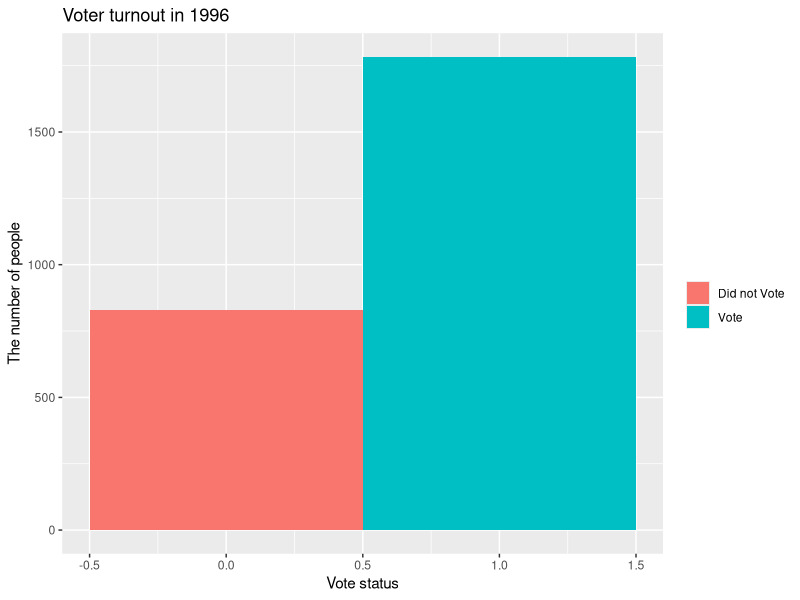
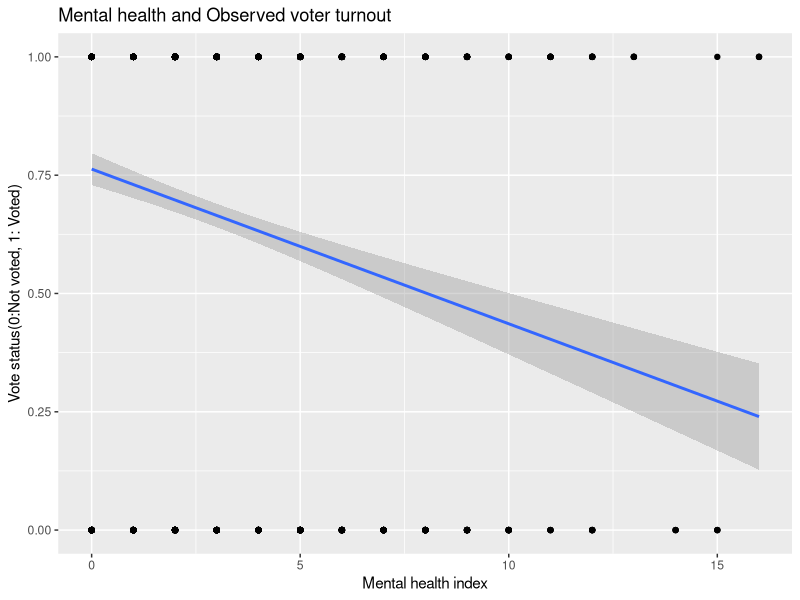
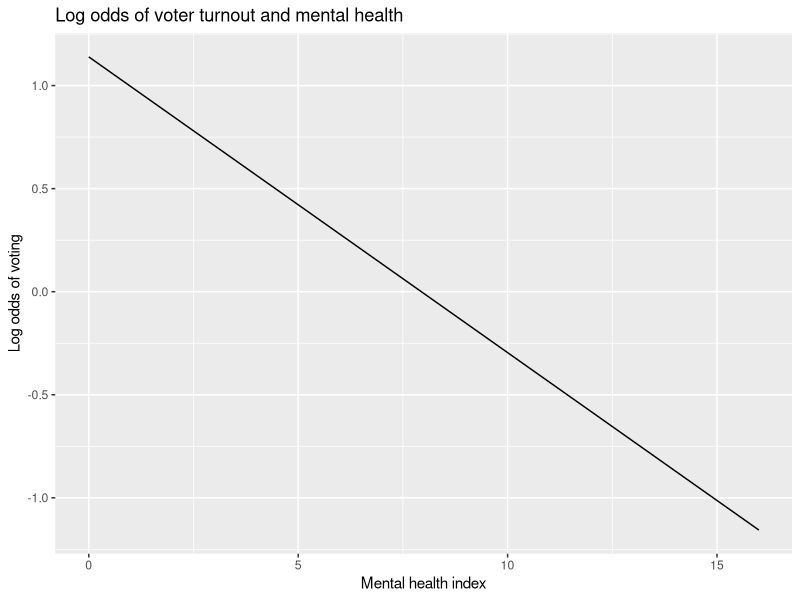
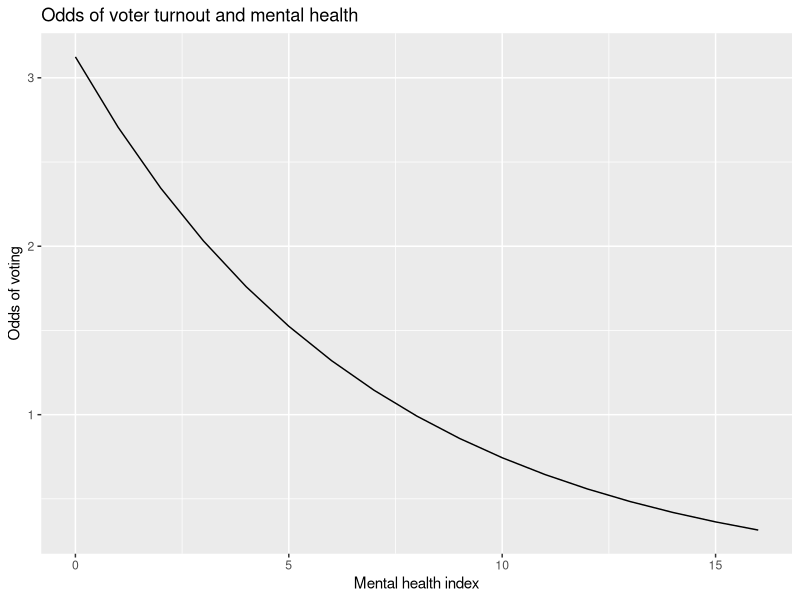
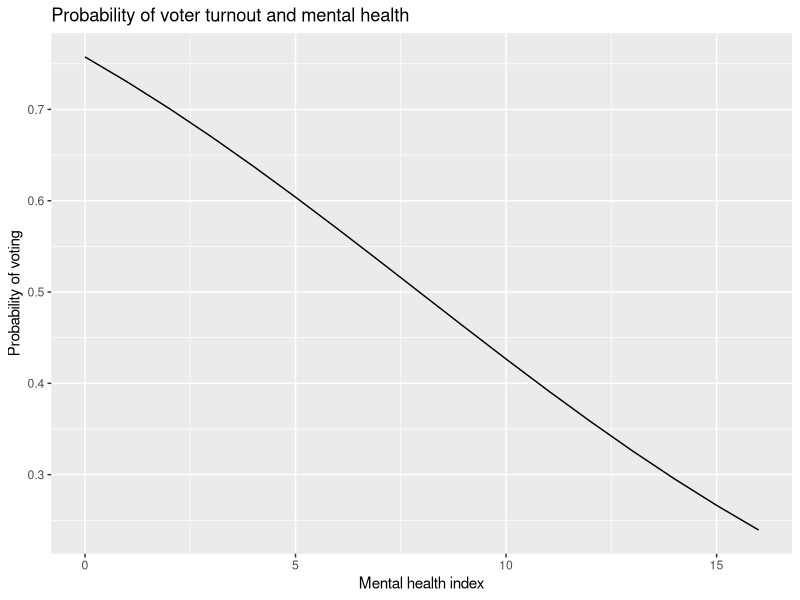
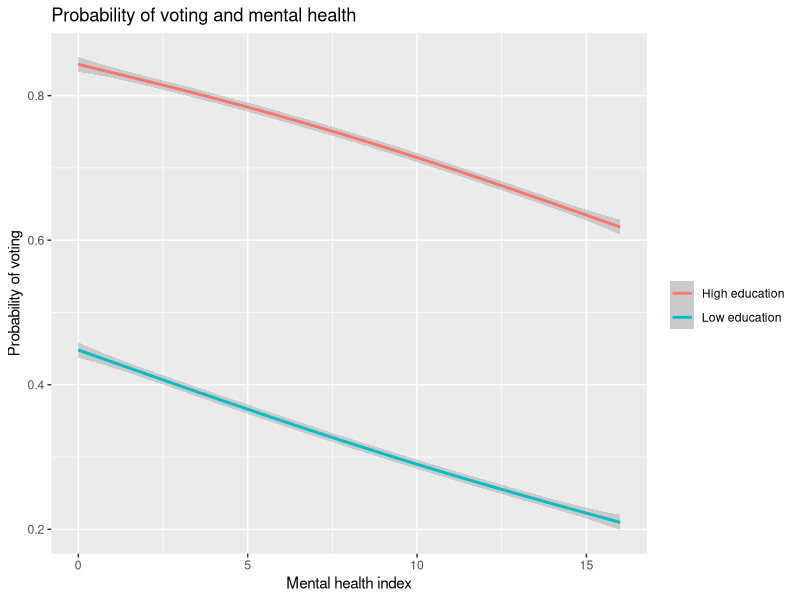
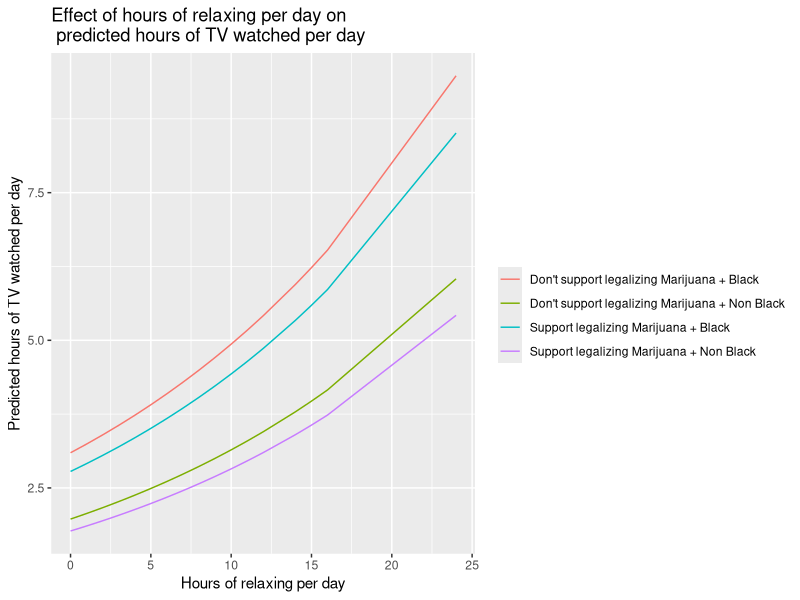

Generate these figures, in order, with R:
## ---- chunk 1
knitr::opts_chunk$set(echo = TRUE)
library(caret)
library(dplyr)
library(ggplot2)
library(tidyr)
library(modelr)
library(broom)
library(pROC)
knitr::opts_chunk$set(cache = TRUE,
                      message = FALSE,
                      warning = FALSE,
                      echo = FALSE)

## ---- chunk 2
mental <- read.csv('mental_health.csv', header=TRUE)
## ---- chunk 3
ggplot(mental, aes(vote96, fill = ifelse(vote96 == 1, 'Vote', 'Did not Vote')))+
  geom_histogram(binwidth = 1) +
  labs(title = "Voter turnout in 1996",
       x = "Vote status",
       y = "The number of people")+
guides(fill = guide_legend(title = ''))
## ---- chunk 4
ggplot(mental, aes(mhealth_sum, vote96)) +
  geom_point() +
  geom_smooth(method = lm) + 
  labs(title = "Mental health and Observed voter turnout",
       x = "Mental health index",
       y = "Vote status(0:Not voted, 1: Voted)")
## ---- chunk 5
voted <- filter(mental, vote96 == 1) 
uncondi_prob = 100 * (nrow(voted)  /length(mental$vote96))
## ---- chunk 6
basic_mental <- glm(vote96 ~ mhealth_sum, family = "binomial", data = mental)
summary(basic_mental)
## ---- chunk 7
prob2odds <- function(x){
  x / (1 - x)
}
prob2logodds <- function(x){
  log(prob2odds(x))
}
logit2prob <- function(x){
  exp(x) / (1 + exp(x))
}

mental %>%
  dplyr::select(vote96, mhealth_sum) %>%
  add_predictions(basic_mental, var = 'logit') %>%
  mutate(prob = logit2prob(logit)) %>%
  mutate(odds = prob2odds(prob)) %>%
  mutate(logodds = prob2logodds(prob))%>%
  na.omit() %>%
  {.} -> logit_mental
## ---- chunk 8
basic_logodd <- glm(logit ~ mhealth_sum, data = logit_mental)
summary(basic_logodd)

ggplot(aes(mhealth_sum), data = logit_mental) + 
  geom_line(aes(y = logit)) + 
  labs(title = "Log odds of voter turnout and mental health ", 
       x = "Mental health index",
       y = "Log odds of voting")
## ---- chunk 9
ggplot(aes(mhealth_sum), data = logit_mental) + 
  geom_line(aes(y = odds)) + 
  labs(title = "Odds of voter turnout and mental health ", 
       x = "Mental health index",
       y = "Odds of voting")
odds = exp(0.14348)
## ---- chunk 10
ggplot(aes(mhealth_sum), data = logit_mental) + 
  geom_line(aes(y = prob)) + 
  labs(title = "Probability of voter turnout and mental health ", 
       x = "Mental health index",
       y = "Probability of voting")

diff_table<- data_grid(mental,mhealth_sum) %>%
  add_predictions(basic_mental, var = 'logit') %>%
  mutate(prob = logit2prob(logit)) %>%
  {.} -> table_diff
diff12 = table_diff[3,]$prob - table_diff[2,]$prob
diff56 = table_diff[7,]$prob - table_diff[6,]$prob
prob = logit2prob(0.14348)
## ---- chunk 11
accuracy<-logit_mental %>%
  #na.omit() %>%
  add_predictions(basic_mental) %>%
  mutate(pred = logit2prob(pred),
         pred = as.numeric(pred > .5))

mean(accuracy$vote96 == accuracy$pred, na.rm = TRUE)
## ---- chunk 12
# function to calculate PRE for a logistic regression model
PRE = function(model){
  # get the actual values for y from the data
  y <- model$y
  # get the predicted values for y from the model
  y.hat <- round(model$fitted.values)
  
  # calculate the errors for the null model and your model
  E1 <- sum(y != median(y))
  E2 <- sum(y != y.hat)
  
  # calculate the proportional reduction in error
  PRE <- (E1 - E2) / E1
  return(PRE)}

PRE(basic_mental)
accuracy
auc_score = auc(accuracy$vote96, accuracy$prob)
auc_score
## ---- chunk 13
logit_all <- glm(vote96 ~ ., family = binomial, data = mental)
null = glm(vote96 ~1,family = binomial, data = mental)
best_all <- step(logit_all, trace = 0)
summary(best_all)
## ---- chunk 14
mental %>%
  add_predictions(best_all, var = 'logit') %>%
  mutate(prob = logit2prob(logit)) %>%
  mutate(odds = prob2odds(prob)) %>%
  mutate(logodds = prob2logodds(prob))%>%
  na.omit() %>%
  {.} -> all_table

accuracy_all<-all_table %>%
  #na.omit() %>%
  add_predictions(best_all) %>%
  mutate(pred = logit2prob(pred),
         pred = as.numeric(pred > .5))

mean(accuracy_all$vote96 == accuracy_all$pred, na.rm = TRUE)

acc_rate_all <- mean(accuracy_all$vote96 == accuracy_all$pred, na.rm = TRUE)
PRE(best_all)

auc_score_all = auc(accuracy_all$vote96, accuracy_all$prob)
accuracy_all
auc_score_all
## ---- chunk 15
grid <- mental %>%
  data_grid(mhealth_sum, educ, age, .model=best_all) %>%
  add_predictions(best_all) %>%
  mutate(prob = logit2prob(pred))

ggplot(grid, aes(x = mhealth_sum, y = prob, 
                 color = ifelse(educ > 12, "High education", "Low education"))) +
  geom_smooth() +
  labs(title = "Probability of voting and mental health",
       x = "Mental health index",
       y = "Probability of voting") +
  guides(color = guide_legend(''))
## ---- chunk 16
gss2006 <- read.csv('gss2006.csv', header=TRUE)
gss2006<- na.omit(gss2006)

gss_logit_all <- glm(tvhours ~ ., family = poisson, data = gss2006)
null = glm(tvhours ~1,family = poisson, data = gss2006 )
best_gss <- step(gss_logit_all, trace = 0)

summary(best_gss)
## ---- chunk 17
gss2006 %>%
  na.omit() %>%
  add_predictions(best_gss, var = 'logit') %>%
  mutate(prob = logit2prob(logit)) %>%
  mutate(odds = prob2odds(prob)) %>%
  mutate(logodds = prob2logodds(prob))%>%
  {.} -> all_table_gss

accuracy_all_gss<-all_table_gss %>%
  #na.omit() %>%
  add_predictions(best_gss) %>%
  mutate(pred = logit2prob(pred),
         pred = as.numeric(pred > .5))

mean(accuracy_all_gss$tvhours == accuracy_all_gss$pred, na.rm = TRUE)

acc_rate_all <- mean(accuracy_all_gss$tvhours == accuracy_all_gss$pred, na.rm = TRUE)
e2_all <- 1 - acc_rate_all
e1_all <- 1 - mean(accuracy_all_gss[['tvhours']] == 1)
pre_all <- (e1_all - e2_all) / e1_all
pre_all

auc_score_all_gss = auc(accuracy_all_gss$tvhours, accuracy_all_gss$prob)
auc_score_all_gss

## ---- chunk 18
gss2006 %>%
  data_grid(hrsrelax, black, grass, .model = best_gss) %>%
  add_predictions(best_gss, var = 'logit') %>%
  mutate(count = exp(logit), group = paste(ifelse(grass, 'Support legalizing Marijuana', "Don't support legalizing Marijuana"), '+', ifelse(black, "Black", "Non Black"))) %>%
  {.} -> grid_gss

ggplot(grid_gss, aes(x = hrsrelax, y = count, color = group)) +
  geom_line() +
  labs(title = 'Effect of hours of relaxing per day on \n predicted hours of TV watched per day',
    x = 'Hours of relaxing per day', y = 'Predicted hours of TV watched per day') +
  guides(color = guide_legend('')) 
## ---- chunk 19
quasipoisson_gss <- glm(tvhours ~ educ + grass + hrsrelax + black, family = "quasipoisson", data = gss2006)
summary(quasipoisson_gss)
